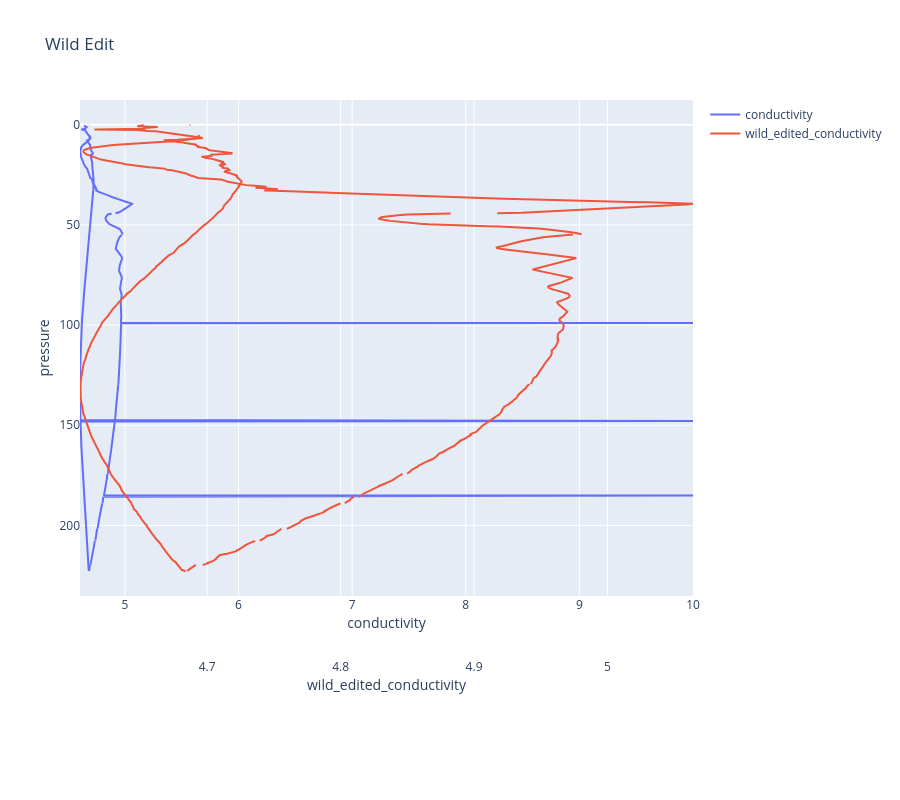

Source (notebook cell):
### Markdown cell above
## [Wild Edit](#proc-list)
This section shows how the Wild Edit function identifies wild points in the data. The data value is replaced with a badflag value, by default -9.99e-29. Wild Edit’s algorithm requires two passes through the data. The first pass gives an accurate estimate of the data’s true standard deviation, while the second pass replaces the appropriate data with badflag.  

Wild Edit operates as follows:
1. Compute the mean and standard deviation of data in block (specified by Scans per Block) for each selected variable. Temporarily flag values that differ from mean by more than standard deviations specified for pass 1.
2. Recompute mean and standard deviation, and do not include temporarily flagged values. Identify the values that differ from the mean by more than standard deviations specified for pass 2 and replace the data value with badflag.
3. Repeat Steps 1 and 2 for next block of scans. If the last block of data in the input file has less than specified number of scans, use data from previous block to fill in the block.  

If the data file is particularly corrupted, you may need to do Wild Edit more than once, with different block sizes and number of standard deviations. If the input file has some variables with large values and some with relatively smaller values, it may be necessary to run Wild Edit more than once, and change the value for Keep data within this distance of mean so that it is meaningful for each variable. Increase Scans per block from 100 to approximately 500 to get better results.

### Code cell
# mangle some data
ds["conductivity"].loc[{"scan": [1000, 1500, 2000]}] = 10

# remove the mangled data
wild_conductivity = sp.wild_edit(
    data=ds["conductivity"].values,
    flags=ds["flag"].values,
    std_pass_1=2,
    std_pass_2=20,  # TODO: this breaks when set to 3 or lower
    scans_per_block=100,
    distance_to_mean=0,
    exclude_bad_flags=False,
)
ds["wild_edited_conductivity"] = ("scan", wild_conductivity)

plot(
    dataset=ds,
    title="Wild Edit",
    x_names=["conductivity", "wild_edited_conductivity"],
    x_bounds={},
)

### Figure 1 — Plotly figure (JSON) as saved in the notebook; plotly's stock layout.template omitted (floating-point values rounded to 4 significant figures; data arrays with more than 128 entries replaced by an {"elided": "..."} marker saying what was removed)
{"data": [{"name": "conductivity", "type": "scatter", "x": {"elided": "3069 float values"}, "xaxis": "x", "y": {"elided": "3069 float values"}}, {"name": "wild_edited_conductivity", "type": "scatter", "x": {"elided": "3069 float values"}, "xaxis": "x2", "y": {"elided": "3069 float values"}}], "layout": {"height": 800, "title": {"text": "Wild Edit"}, "xaxis": {"domain": [0, 1], "title": {"standoff": 5, "text": "conductivity"}}, "xaxis2": {"overlaying": "x", "position": 0.1, "title": {"standoff": 5, "text": "wild_edited_conductivity"}}, "xaxis3": {"overlaying": "x", "position": 0.2, "title": {"standoff": 5, "text": ""}}, "xaxis4": {"overlaying": "x", "position": 0.3, "title": {"standoff": 5, "text": ""}}, "yaxis": {"autorange": "reversed", "domain": [0.2, 1], "position": 0, "title": {"standoff": 5, "text": "pressure"}}, "yaxis2": {"overlaying": "y", "position": 0.1, "title": {"standoff": 5, "text": ""}}, "yaxis3": {"overlaying": "y", "position": 0.2, "title": {"standoff": 5, "text": ""}}, "yaxis4": {"overlaying": "y", "position": 0.3, "title": {"standoff": 5, "text": ""}}}}
